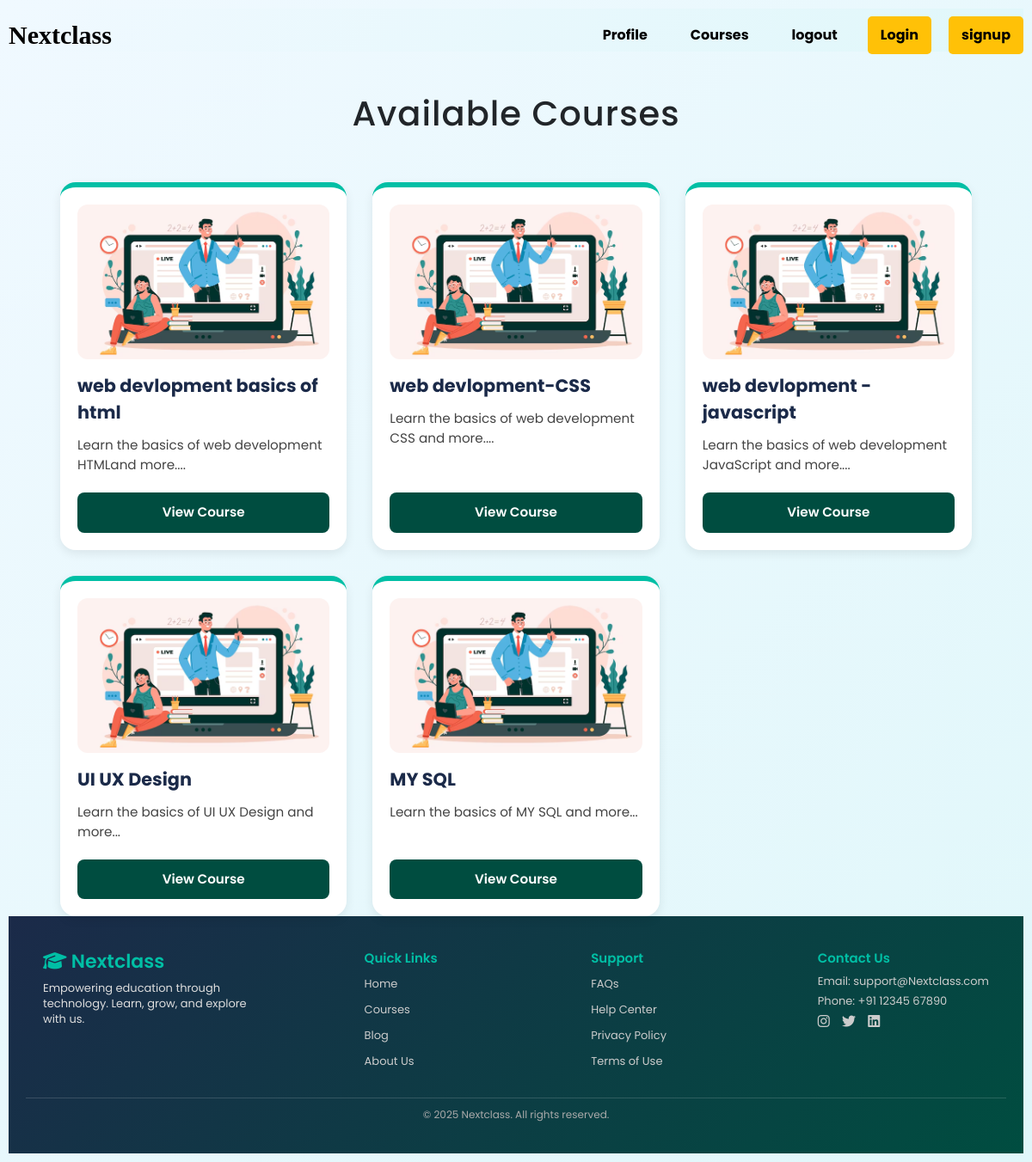
/courses.php, run on the app's committed database.
### tables this page shows
CREATE TABLE `courses` (
  `course_id` int(11) NOT NULL,
  `title` varchar(255) DEFAULT NULL,
  `description` text DEFAULT NULL,
  `duration` varchar(100) DEFAULT NULL,
  `category` varchar(100) DEFAULT NULL,
  `assignment` text DEFAULT NULL
);

### courses.php (the view, shortened to what this page needs)
<!DOCTYPE html>
<html lang="en">
<head>
</head>
<body>
<?php include 'partials/_nav.php'; ?>
<br><br>
  <h1>Available Courses</h1>
  <br><br>
  <div class="course-grid">
    <?php
    include 'partials/_dbconnect.php';
    $result = mysqli_query($conn, "SELECT * FROM courses");
    while($row = mysqli_fetch_assoc($result)) {
      $img = !empty($row['image_url'])
             ? $row['image_url']
             : "images/online-course.jpg";
      echo "
        <div class='course-card'>
          <img src='{$img}' alt='Course Image' class='course-img'>
          <div class='course-title'>{$row['title']}</div>
          <div class='course-desc'>" . substr($row['description'], 0, 100) . "...</div>
          <a href='course_detail.php?course_id={$row['course_id']}' class='bttn'>View Course</a>
        </div>
      ";
    }
    ?>
  </div>
<?php require 'partials/_footer.php'; ?>
</body>
</html>

### partials/_nav.php (shortened to what this page needs)
<!DOCTYPE html>
<html lang="en">
<head>
    <link rel="stylesheet" href="style.css">
    <link href="https://cdn.jsdelivr.net/npm/bootstrap@5.3.7/dist/css/bootstrap.min.css" rel="stylesheet">
</head>
<body>
<div class="navbar">
<div class="logo"><b>Nextclass</b></div>
<div class="nav-links">
    <a href="profile.php"><b>Profile</b></a>
    <a href="courses.php"><b>Courses</b></a>
    <a href="login.php"><b>logout</b></a>
    <button class="login-button" onclick="openPopup()">Login</button>
    <button class="signup-button" onclick="openPopupsignup()">signup</button>
</div>
</div>
</body>
</html>

### partials/_footer.php (shortened to what this page needs)
<!DOCTYPE html>
<html lang="en">
<head>
  <link rel="stylesheet" href="https://cdnjs.cloudflare.com/ajax/libs/font-awesome/6.5.0/css/all.min.css" />
</head>
<body>
<footer class="footer">
  <div class="footer-container">
    <div class="footer-brand">
      <h2><i class="fa-solid fa-graduation-cap"></i> Nextclass</h2>
      <p>Empowering education through technology. Learn, grow, and explore with us.</p>
    </div>
    <div class="footer-links">
      <div>
        <h4>Quick Links</h4>
        <ul>
          <li><a href="welcome.php">Home</a></li>
          <li><a href="courses.php">Courses</a></li>
          <li><a href="#">Blog</a></li>
          <li><a href="aboutus.php">About Us</a></li>
        </ul>
      </div>
    </div>
    <div class="footer-links">
      <div>
        <h4>Support</h4>
        <ul>
          <li><a href="#">FAQs</a></li>
          <li><a href="#">Help Center</a></li>
          <li><a href="#">Privacy Policy</a></li>
          <li><a href="#">Terms of Use</a></li>
        </ul>
      </div>
    </div>
    <div class="footer-links">
      <div>
        <h4>Contact Us</h4>
        <p>Email: support@Nextclass.com</p>
        <p>Phone: +91 12345 67890</p>
        <div class="social-icons">
          <a href="#" aria-label="Instagram"><i class="fab fa-instagram"></i></a>
          <a href="#" aria-label="Twitter"><i class="fab fa-twitter"></i></a>
          <a href="#" aria-label="LinkedIn"><i class="fab fa-linkedin"></i></a>
        </div>
      </div>
    </div>
  </div>
  <div class="footer-bottom">
    <p>&copy; 2025 Nextclass. All rights reserved.</p>
  </div>
</footer>
</body>
</html>

### style.css (style rules this page uses)
body { font-family: Arial, sans-serif; margin: 10px; padding: 10px; }
.navbar { height: 50px; display: flex; justify-content: space-between; align-items: center; padding: 15px 20px; background:linear-gradient(135deg,#f0f9ff,#e0f7fa); }
.logo { color: rgb(2, 1, 1); font-size: 30px; font-family: Georgia, 'Times New Roman', Times, serif; }
.navbar .nav-links { display: flex; gap: 20px; }
.navbar .nav-links a { color: rgb(0, 0, 0); text-decoration: none; padding: 10px 15px; transition: background-color 0.3s; }
.login-button { background-color: #ffc107; border: none; border-radius: 5px; padding: 10px 15px; cursor: pointer; color: black; font-weight: bold; }
.signup-button { background-color: #ffc107; border: none; border-radius: 5px; padding: 10px 15px; cursor: pointer; color: black; font-weight: bold; }

### courses.php (style rules this page uses)
body { font-family: 'Segoe UI', sans-serif; background:linear-gradient(135deg,#f0f9ff,#e0f7fa); margin: 0; padding: 20px; }
h1 { text-align: center; margin-bottom: 40px; color: #1b2a49; font-size: 2.4rem; letter-spacing: 1px; }
.course-grid { display: grid; grid-template-columns: repeat(auto-fit, minmax(300px, 1fr)); gap: 30px; max-width: 1100px; margin: 0 auto; padding: 0 20px; }
.course-card { background: #fff; border-radius: 18px; box-shadow: 0 4px 12px rgba(0,0,0,0.08); padding: 20px; transition: transform 0.4s ease, box-shadow 0.4s ease; display: flex; flex-direction: column; justify-content: space-between; border-top: 6px solid #00bfa5; position: relative; overflow: hidden; }
.course-card::before { content: ""; position: absolute; inset: 0; background: linear-gradient(135deg, rgba(0,191,165,0.15), rgba(27,42,73,0.15)); opacity: 0; transition: opacity 0.4s ease; border-radius: inherit; z-index: 0; }
.course-img { width: 100%; height: 180px; object-fit: cover; border-radius: 12px; margin-bottom: 15px; transition: transform 0.4s ease; z-index: 1; }
.course-title { font-size: 1.3rem; font-weight: bold; margin-bottom: 12px; color: #1b2a49; z-index: 1; }
.course-desc { flex-grow: 1; color: #444; font-size: 0.95rem; margin-bottom: 20px; line-height: 1.5; z-index: 1; }
.bttn { padding: 12px 18px; background-color: #004d40; color: white; text-align: center; border: none; border-radius: 8px; text-decoration: none; font-weight: 600; font-size: 0.95rem; transition: background 0.3s, transform 0.2s; z-index: 1; }
.course-card { animation: fadeUp 0.8s ease forwards; }
.course-card:nth-child(2) { animation-delay: 0.2s; }
.course-card:nth-child(3) { animation-delay: 0.4s; }
.course-card:nth-child(4) { animation-delay: 0.6s; }

### partials/_nav.php (style rules this page uses)
.navbar { background:linear-gradient(135deg,#f0f9ff,#e0f7fa); }

### partials/_footer.php (style rules this page uses)
body { margin:0;font-family:'Poppins',sans-serif; }
.footer { background: linear-gradient(135deg, #1b2a49, #004d40); color: #eee; padding: 40px 20px 20px; }
.footer-container { max-width: 1100px; margin: auto; display: flex; flex-wrap: wrap; justify-content: space-between; gap: 25px; }
.footer-brand h2 { font-size: 22px; margin-bottom: 8px; font-weight: 600; color: #00bfa5; }
.footer-brand p { max-width: 260px; line-height: 1.4; font-size: 13px; color:#ddd; }
.footer-links > div { min-width: 150px; }
.footer-links h4 { font-size: 15px; margin-bottom: 8px; font-weight: 600; color: #00bfa5; }
.footer-links ul { list-style: none; padding: 0; margin:0; }
.footer-links ul li { margin: 6px 0; }
.footer-links ul li a { text-decoration: none; color: #ccc; font-size: 13px; transition: color 0.3s ease, padding-left 0.3s ease; display: inline-block; }
.footer-links p { font-size: 13px; color:#ccc; margin: 3px 0; }
.social-icons a { margin-right: 10px; color: #ccc; font-size: 16px; transition: transform 0.3s, color 0.3s; }
.footer-bottom { text-align: center; margin-top: 25px; font-size: 12px; color: #aaa; border-top: 1px solid rgba(255,255,255,0.15); padding-top: 10px; }

### data on the page
courses: title "web devlopment basics of html", description "Learn the basics of web development HTMLand more."
courses: title "web devlopment-CSS", description "Learn the basics of web development CSS and more."
courses: title "web devlopment - javascript", description "Learn the basics of web development JavaScript and more."
courses: title "UI UX Design", description "Learn the basics of UI UX Design and more"
courses: title "MY SQL", description "Learn the basics of MY SQL and more"
